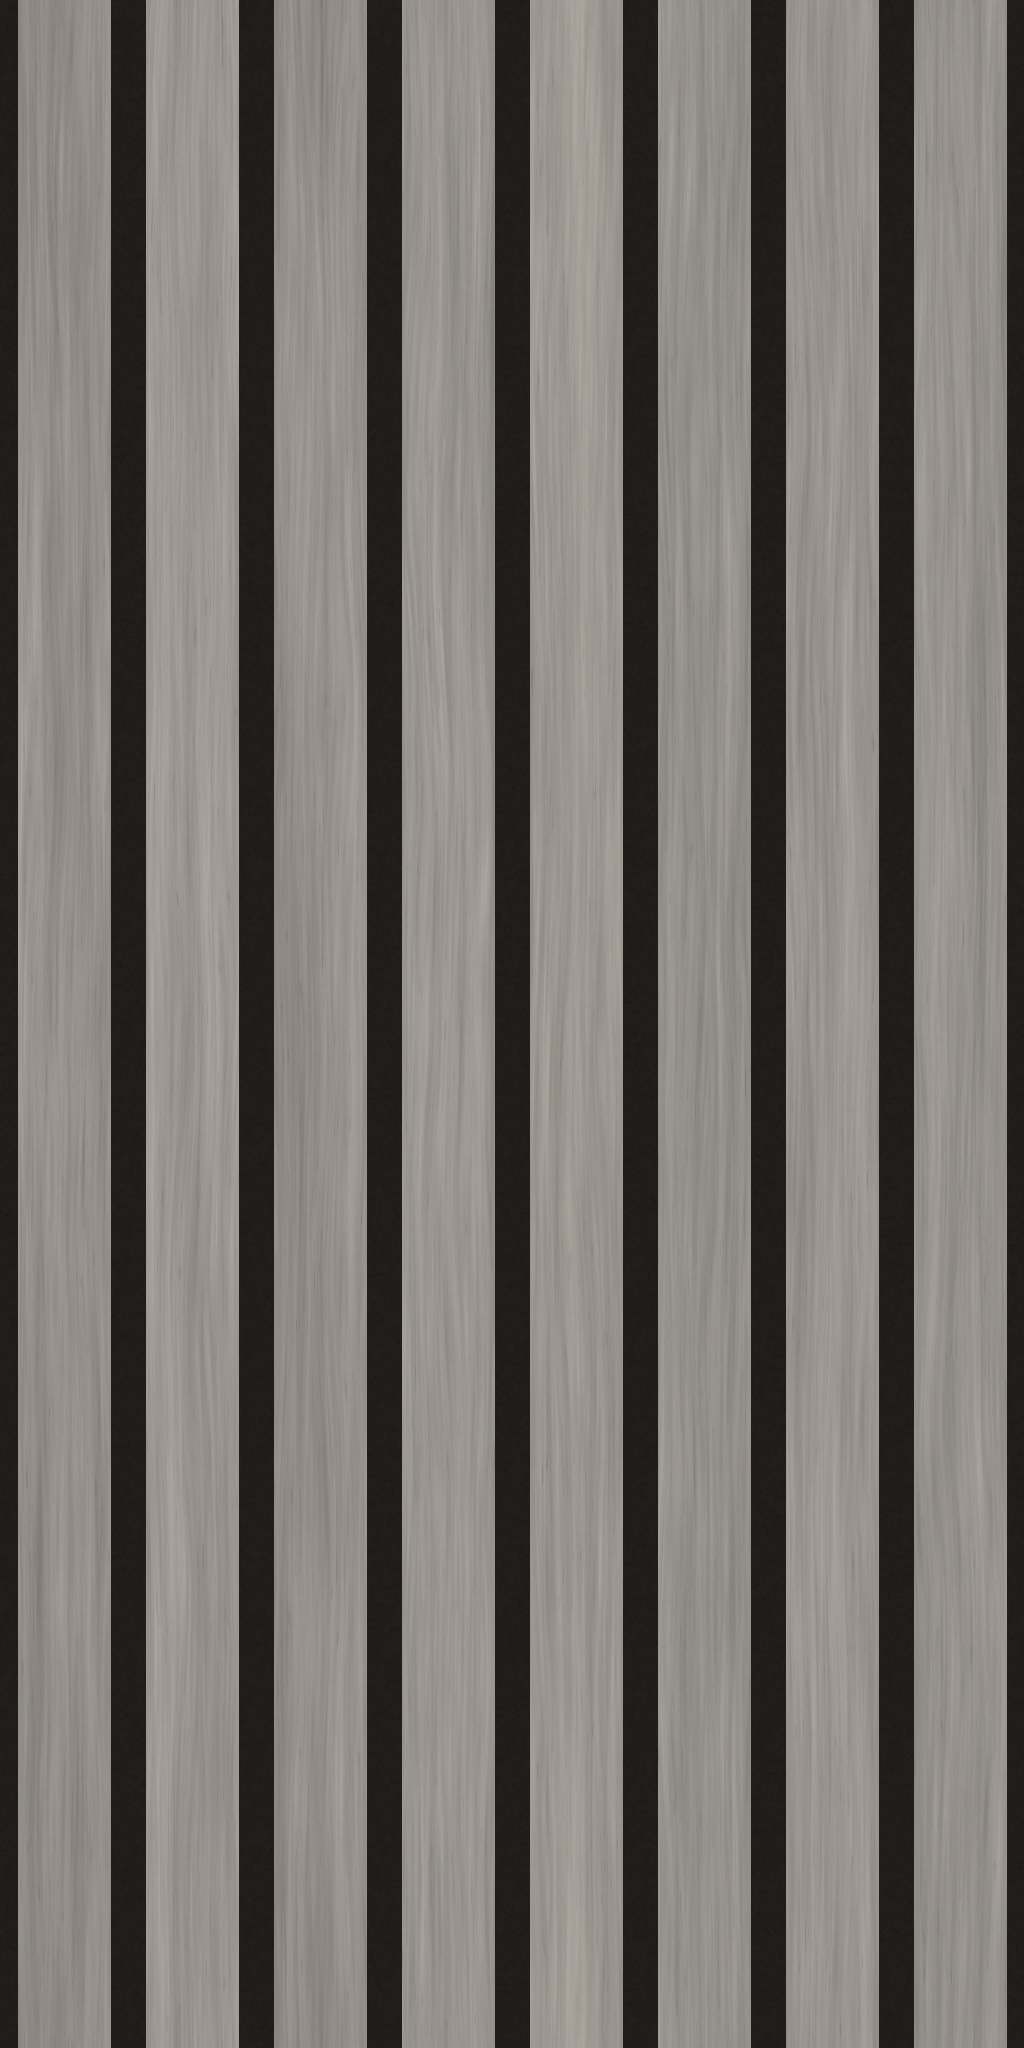

This figure's Python source:
import json
from pathlib import Path

import numpy as np
from PIL import Image, ImageDraw
from scipy.ndimage import gaussian_filter, map_coordinates

ROOT = Path(__file__).resolve().parent
W, H = 1024, 2048
WIDTH_MM, HEIGHT_MM = 300.0, 600.0
SLAT_MM, GAP_MM, SLATS = 27.0, 10.5, 8
PITCH_MM = SLAT_MM + GAP_MM
rng = np.random.default_rng(21423)


def noise(sy, sx):
    a = gaussian_filter(rng.normal(size=(H, W)), (sy, sx), mode='wrap')
    return a / max(a.std(), 1e-8)


def save(name, a):
    Image.fromarray(np.uint8(np.clip(a, 0, 255))).save(ROOT / name)


def main():
    source = np.asarray(Image.open(ROOT / 'main.jpg').convert('RGB'), dtype=float)
    samples = [source[y-10:y+10, x-10:x+10].reshape(-1, 3)
               for x, y in [(1100, 570), (1000, 690), (900, 850)]]
    palette = np.array([np.median(a, axis=0) for a in samples])
    base = palette.mean(axis=0)

    y, x = np.mgrid[:H, :W].astype(float)
    xmm = x * WIDTH_MM / W
    phase = np.mod(xmm - GAP_MM / 2, PITCH_MM)
    index = np.floor(np.mod(xmm - GAP_MM / 2, WIDTH_MM) / PITCH_MM).astype(int)
    face = phase < SLAT_MM
    edge_distance = np.minimum(phase, SLAT_MM - phase)

    wander = noise(110, 13) * 2.5 + noise(45, 4) * 0.45
    warped_x = np.mod(x + wander, W)
    fibers = map_coordinates(noise(30, 0.65), [y, warped_x], order=1, mode='grid-wrap')
    long_grain = map_coordinates(noise(130, 2.8), [y, warped_x], order=1, mode='grid-wrap')
    broad_grain = noise(190, 8)
    fine = noise(1.2, 0.38)
    pores_field = map_coordinates(noise(8, 0.48), [y, warped_x], order=1, mode='grid-wrap')
    pores = np.clip((pores_field - 1.30) / 1.8, 0, 1)
    grain = 3.6 * fibers + 3.7 * long_grain + 2.1 * broad_grain + 0.9 * fine - 13 * pores
    tones = np.array([-1.5, 3.2, -3.6, 0.7, 4.0, -2.1, 1.8, -0.7])
    warmth = rng.normal(0, 0.75, SLATS)[index]
    wood = base + (grain + tones[index])[..., None] * np.array([1.0, 0.98, 0.95])
    wood += warmth[..., None] * np.array([1.0, 0.15, -0.8])
    felt_noise = 1.2 * noise(0.38, 0.38) + 0.7 * noise(1.3, 1.3)
    felt = np.array([31.0, 30.0, 29.0]) + felt_noise[..., None]
    color = np.where(face[..., None], wood, felt)
    save('texture.png', color)

    # Heights are millimetres; the 5 mm felt is the zero plane for relief.
    bevel = 0.48
    t = np.clip(edge_distance / bevel, 0, 1)
    profile = 5.0 - bevel * (1 - np.sqrt(np.clip(1 - (1 - t)**2, 0, 1)))
    wood_height = profile + 0.012 * fibers + 0.008 * long_grain - 0.025 * pores
    height = np.where(face, wood_height, 0.008 * felt_noise)
    dx = (np.roll(height, -1, 1) - np.roll(height, 1, 1)) / (2 * WIDTH_MM / W)
    dy = (np.roll(height, -1, 0) - np.roll(height, 1, 0)) / (2 * HEIGHT_MM / H)
    normals = np.stack([-dx, dy, np.ones_like(dx)], axis=-1)
    normals /= np.linalg.norm(normals, axis=-1, keepdims=True)
    save('normal.png', (normals * 0.5 + 0.5) * 255 + 0.5)

    metadata = {
        'repeatWidthIn': WIDTH_MM / 25.4,
        'repeatHeightIn': HEIGHT_MM / 25.4,
        'depthIn': 10.0 / 25.4,
        'note': 'Manufacturer spec sheet dimensions override photo estimates and rounded inch figures: 8 slats, each 27 mm (1.063 in) wide with 10.5 mm (0.413 in) gaps, on a 37.5 mm (1.476 in) pitch; the tile covers the 300 mm installed panel width by 600 mm tall, with 5 mm slats on 5 mm felt (10 mm total depth). Grey oak face colors are sampled from the main listing photo, with synthesized wrapping veneer grain and black felt; the 305 mm overall panel width includes the overlapping joint and is not the installed repeat.'
    }
    (ROOT / 'texture.json').write_text(json.dumps(metadata, indent=2) + '\n')

    light = np.array([-0.45, 0.55, 0.80])
    light /= np.linalg.norm(light)
    shade = 0.30 + 0.70 * np.clip(normals @ light, 0, 1)
    shaded = np.clip(color * shade[..., None], 0, 255).astype('uint8')
    canvas = Image.new('RGB', (1552, 1580), '#dddddd')
    draw = ImageDraw.Draw(canvas)
    draw.text((12, 12), 'COLOR / 3 x 3 repeats', fill='#222222')
    draw.text((796, 12), 'NORMAL RELIEF / upper-left light / 3 x 3', fill='#222222')
    for offset, a in [(0, color), (784, shaded)]:
        small = Image.fromarray(np.uint8(np.clip(a, 0, 255))).resize((256, 512), Image.Resampling.LANCZOS)
        for row in range(3):
            for col in range(3):
                canvas.paste(small, (offset + col * 256, 36 + row * 512))
    canvas.save(ROOT / 'preview.png')
    print('Wood color sampled from main.jpg:', base.round(2).tolist())
    print(f'{W} x {H}; {SLATS} slats; repeat {WIDTH_MM / 25.4:.6f} x {HEIGHT_MM / 25.4:.6f} in')
    print('Written texture.png, normal.png, texture.json, preview.png')


if __name__ == '__main__':
    main()
